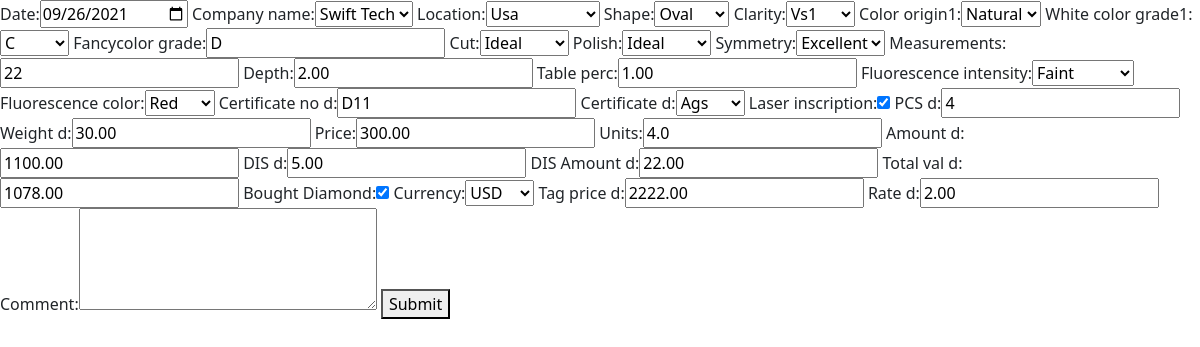
Page /update_d/12/ (signed in) on the earlier database version.
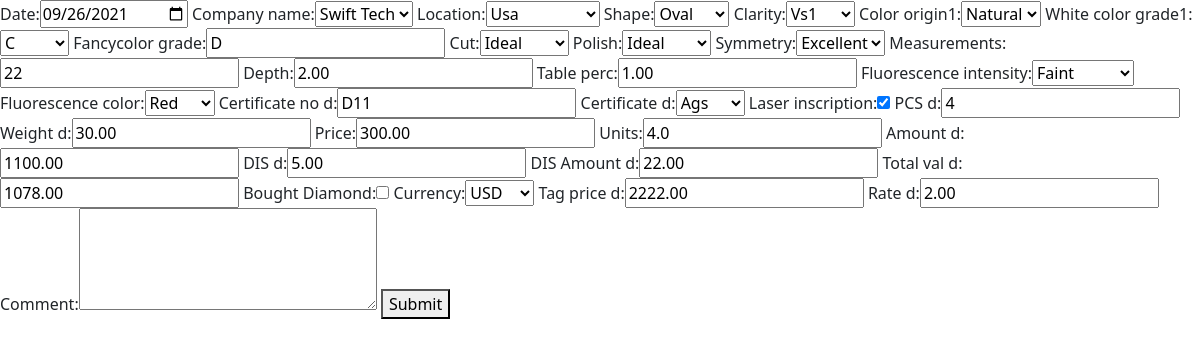
Same page on the later database version.
### firstapp/models.py (models this page shows, shortened)
class POD(models.Model):
    date = models.DateField()
    company_name = models.ForeignKey('CompanyInfo', on_delete=PROTECT)
    location = models.ForeignKey(
        'location', on_delete=models.PROTECT, null=True)
    shape = models.ForeignKey('shape_d', on_delete=models.PROTECT, null=True)
    clarity = models.ForeignKey('clarity', on_delete=models.PROTECT)
    color_origin1 = models.ForeignKey('color_origin', on_delete=models.PROTECT)
    white_color_grade1 = models.ForeignKey(
        'white_color_grade', on_delete=models.PROTECT, null=True, blank=True)
    fancycolor_grade = models.CharField(max_length=100,null=True, blank=True)
    cut = models.ForeignKey('cut', on_delete=models.PROTECT)
    polish = models.ForeignKey('polish', on_delete=models.PROTECT)
    symmetry = models.ForeignKey('symmetry', on_delete=models.PROTECT)
    measurements = models.CharField(max_length=30, blank=True, null=True)
    depth = models.DecimalField(decimal_places=2, max_digits=9)
    table_perc = models.DecimalField(decimal_places=2, max_digits=9)
    fluorescence_intensity = models.ForeignKey(
        'fluorescence_intensity', on_delete=models.PROTECT)
    fluorescence_color = models.ForeignKey(
        'fluorescence_color', on_delete=models.PROTECT)
    certificate_no_d = models.CharField(max_length=30)
    certificate_d = models.ForeignKey(
        'certificate_d', on_delete=models.PROTECT)
    laser_inscription = models.BooleanField()
    PCS_d = models.IntegerField()
    weight_d = models.DecimalField(decimal_places=2, max_digits=9)
    price = models.DecimalField(decimal_places=2, max_digits=9)
    units = models.CharField(max_length=30, blank=True, null=True)
    amount_d = models.DecimalField(decimal_places=2, max_digits=9)
    DIS_d = models.DecimalField(decimal_places=2, max_digits=9)
    DIS_Amount_d = models.DecimalField(
        decimal_places=2, max_digits=9, blank=True, null=True)
    total_val_d = models.DecimalField(
        decimal_places=2, max_digits=9, blank=True)
    purchaseapv_d = models.BooleanField(default=False)
    currency = models.ForeignKey('currencies', on_delete=models.PROTECT)
    tag_price_d = models.DecimalField(
        decimal_places=2, max_digits=9, blank=True)
    rate_d = models.DecimalField(
        decimal_places=2, max_digits=9, blank=True)
    comment = models.TextField(max_length=3000, blank=True, null=True)

### firstapp/views.py (the view, shortened to what this page needs)
# urls.py: path('update_d/<str:dk>/', views.update_d, name="update_d"),
@login_required
def update_d(request, dk):
    diamond_obj = POD.objects.get(id=dk)
    form4 = PODForm(instance=diamond_obj)
    context = {'form4': form4}
    return render(request, 'update_diamond.html', context)

### firstapp/forms.py (shortened to what this page needs)
class PODForm(forms.ModelForm):
    class Meta:
        model = POD
        fields = "__all__"
        labels = {'purchaseapv_d': 'Bought Diamond'}
        widgets = {'date': DateInput(), 'comment': forms.Textarea(attrs={'rows': 4, 'cols': 30}),
                   'purchaseapv': forms.CheckboxInput(attrs={'style': 'width:20px;height:20px;'})}

### firstapp/models.py (called while the page is built)
    def __str__(self):
        return self.place.title()

    def __str__(self):
        return self.company_name.title()

    def __str__(self):
        return self.currency.upper()

    def __str__(self):
        return self.certd.title()

    def __str__(self):
        return self.clarity.title()

    def __str__(self):
        return self.c_o.title()

    def __str__(self):
        return self.w_c_g.title()

    def __str__(self):
        return self.cut.title()

    def __str__(self):
        return self.polish.title()

    def __str__(self):
        return self.symmetry.title()

    def __str__(self):
        return self.f_intensity.title()

    def __str__(self):
        return self.f_color.title()

    def __str__(self):
        return self.shape.title()

### firstapp/templates/update_diamond.html (shortened to what this page needs)
<!DOCTYPE html>
<html lang="en">
<head>
    <link href="https://cdn.jsdelivr.net/npm/bootstrap@5.0.2/dist/css/bootstrap.min.css" rel="stylesheet"
>
</head>
<body>
    <form method="POST">
        {% csrf_token %} {{form4}}
        <button type="submit">Submit</button>
</body>
</html>

Differences in the rows shown:
changed POD "Usa": purchaseapv_d "☑" → "☐"
